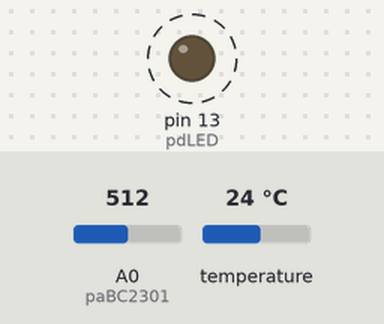
Recording of a sketch running on a simulated Arduino Uno, built with avr-gcc and run on an emulated ATmega328P. Parts: output pins drawn as LEDs (lit = HIGH). Dashed ring = blinking. Inputs (shaded band) come from the test bench; at power-on: A0 (paBC2301) = 512, temperature 24 °C. What the sketch prints to the serial monitor is not drawn.

Above: at 3.1 s.
3.2 s: A0 (paBC2301) set to 0
Timing chart, 0 to 11.1 s (numbered marks = the images above; inputs shaded):
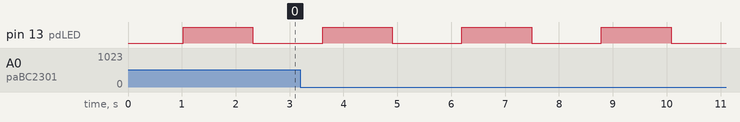

Measured:
- by itself, pin 13 (pdLED): alternates HIGH for 1.3 s and LOW for 1.3 s

The sketch:

test_DS18B20_digital_thermometer.ino
```cpp
#include <OneWire.h>

// OneWire DS18S20, DS18B20, DS1822 Temperature Example
//
// http://www.pjrc.com/teensy/td_libs_OneWire.html
//
// The DallasTemperature library can do all this work for you!
// http://milesburton.com/Dallas_Temperature_Control_Library

enum { BAUDRATE = 115200 };
enum { pdLED = 13 };
enum { pdOneWire = 10 };
enum { paBC2301 = 0 };      // the BC2301 NTC 10K thermistor, gold-orange-black-brown from tip

const float powerRail_v         =     3.3;
const float divider_Rfixed_ohms = 23156.0;
const float zeroC_degK          =   273.15;
const float rRef_ohms           = 10000.0;
const float tRef_degK           = 25.0 + zeroC_degK;
// a1, b1, c1, d1 consts for NTC thermistor
// BC2301 a.k.a. Vishay NTCLE100E3103 Mat A. with Bn = 3977K
const float abcd[] = { 3.354016E-03, 2.569850E-04, 2.620131E-06, 6.383091E-08 };

OneWire  ds( pdOneWire );  // a 4.7K resistor pullup is necessary

// we will average the thermometer values and do statistics on their
// deviations from this average value in Kelvin-sized degrees
enum { nMax = 10 };
float temps_degK [ nMax ];
uint32_t ids [ nMax ];
int n [ nMax ];
float x [ nMax ], x2 [ nMax ];


void setup(void) {

  pinMode ( pdLED, OUTPUT );

  Serial.begin ( BAUDRATE );
  while ( !Serial && ( millis() < 10000 ) ) {
    digitalWrite ( pdLED, ( millis() >> 7 ) & 0x01 );
  }

  for ( int i = 0; i < nMax; i++ ) {
    ids [ i ] = 0;
    n [ i ] = 0;
    x [ i ] = 0.0;
    x2 [ i ] = 0.0;
  }

}

void loop(void) {
  byte i;
  byte present = 0;
  byte type_s;
  byte data [ 12 ];
  byte addr [ 8 ];
  float celsius, fahrenheit;

  // run through all the visible one-wire devices

  int therm = 0;
  for ( int i = 0; i < nMax; i++ ) {
    temps_degK [ i ] = 0.0;
  }

  while ( ds.search ( addr ) ) {

    /*
      Format of addr ( 8 bytes )
         0 : CRC
        1-6: 48 bit serial number
         7 : family code ( 0x28 for DS18B20 )
    */

    /*
    Serial.print("ROM =");
    for( i = 0; i < 8; i++) {
      Serial.write(' ');
      Serial.print(addr[i], HEX);
    }
    */

    if (OneWire::crc8(addr, 7) != addr[7]) {
      Serial.println("CRC is not valid!");
      return;
    }
    // Serial.println();

    /*
    // the first ROM byte indicates which chip
    switch (addr[0]) {
      case 0x10:
        Serial.println("  Chip = DS18S20");  // or old DS1820
        type_s = 1;
        break;
      case 0x28:
        Serial.println("  Chip = DS18B20");
        type_s = 0;
        break;
      case 0x22:
        Serial.println("  Chip = DS1822");
        type_s = 0;
        break;
      default:
        Serial.println("Device is not a DS18x20 family device.");
        return;
    }
    */

    ds.reset();
    ds.select(addr);
    ds.write(0x44, 1);        // start conversion, with parasite power on at the end

    delay(1000);     // maybe 750ms is enough, maybe not
    // we might do a ds.depower() here, but the reset will take care of it.

    present = ds.reset();
    ds.select(addr);
    ds.write(0xBE);         // "read scratchpad memory"

    // Serial.print("  Data = ");
    // Serial.print(present, HEX);
    // Serial.print(" ");

    /*
      Scratchpad format ( 9 bytes ):
        0: temperature LSB
        1: temperature MSB
        2: TH register or user byte 1
        3: TL register or user byte 2
          The T register is for alarm signaling
        4: configuration register
          0 | R1 | R0 | 1 | 1 | 1 | 1 | 1
            binary R1R0 is additional bits resolution beyond 9
            ( so R1 = 1, R0 = 0 => 11 bits res )
        5: reserved
        6: reserved
        7: reserved
        8: CRC
    */
    for ( i = 0; i < 9; i++) {           // we need 9 bytes
      data[i] = ds.read();
      // Serial.print(data[i], HEX);
      // Serial.print(" ");
    }
    // Serial.print(" CRC=");
    // Serial.print(OneWire::crc8(data, 8), HEX);
    // Serial.println();

    // Convert the data to actual temperature
    // because the result is a 16 bit signed integer, it should
    // be stored to an "int16_t" type, which is always 16 bits
    // even when compiled on a 32 bit processor.
    int16_t raw = (data[1] << 8) | data[0];
    if (type_s) {
      raw = raw << 3; // 9 bit resolution default
      if (data[7] == 0x10) {
        // "count remain" gives full 12 bit resolution
        raw = (raw & 0xFFF0) + 12 - data[6];
      }
    } else {
      byte cfg = (data[4] & 0x60);
      // at lower res, the low bits are undefined, so let's zero them
      // note interesting way to make a mask: ~7 should be same as 0xFFF8
      //   is there a guarantee that ~7 is interpreted as 16-bit value?
      if (cfg == 0x00) raw = raw & ~7;  // 9 bit resolution, 93.75 ms
      else if (cfg == 0x20) raw = raw & ~3; // 10 bit res, 187.5 ms
      else if (cfg == 0x40) raw = raw & ~1; // 11 bit res, 375 ms
      //// default is 12 bit resolution, 750 ms conversion time
    }
    celsius = (float) raw / 16.0;
    fahrenheit = celsius * 1.8 + 32.0;
    Serial.print("  Temperature = ");
    Serial.print ( celsius + zeroC_degK );
    Serial.print ( "degK; " );
    Serial.print(celsius);
    Serial.print("degC; ");
    Serial.print(fahrenheit);
    Serial.println("degF");

    memcpy ( ( void * ) & ( ids [ therm ] ), ( void * ) & ( addr [ 1 ] ), 4 );
    temps_degK [ therm ] = celsius;
    therm++;

    digitalWrite ( pdLED, 1 - digitalRead ( pdLED ) );

  }  // walking through one-wire devices

  // Serial.println("No more addresses.");
  // Serial.println();
  ds.reset_search();

  // read thermistor
  int counts = analogRead ( paBC2301 );
  float vMeas = powerRail_v * float ( counts ) / 1024.0;  // voltage across the thermistor
  float aMeas = ( powerRail_v - vMeas ) / divider_Rfixed_ohms;  // through Rfixed
  float rMeas = vMeas / aMeas;
  if ( 0 ) {
    Serial.print ( "  Thermistor counts: " ); Serial.println ( counts );
    Serial.print ( "  Thermistor voltage drop: " ); Serial.println ( vMeas );
    Serial.print ( "  Current (milliamps): " ); Serial.println ( aMeas * 1000.0 );
    Serial.print ( "  Thermistor resistance: " ); Serial.println ( rMeas );
  }

  float lnR = log ( rMeas / rRef_ohms );  // where rRef_ohms is the reference temp of 25degC; in c, log is natural log
  float invT = abcd[0] + abcd[1] * lnR + abcd[2] * lnR * lnR + abcd[3] * lnR * lnR * lnR;
  float T_K = 1 / invT;
  float T_C = T_K - zeroC_degK;
  float T_F = T_C * 1.8 + 32.0;

  Serial.print ( "  Thermistor  = " );
  Serial.print ( T_K );
  Serial.print ( "degK; " );
  Serial.print ( T_C );
  Serial.print ( "degC; " );
  Serial.print ( T_F );
  Serial.print ( "degF" );

  Serial.print ( "\r\n\r\n" );

  temps_degK [ therm ] = T_C;
  therm++;

  digitalWrite ( pdLED, 1 - digitalRead ( pdLED ) );

  // now do statistics on the temperatures

  // average them:
  float sum = 0.0;
  for ( int i = 0; i < therm; i++ ) {
    sum += temps_degK [ i ];
  }

  float avg = sum / therm;
  // Serial.print ( "Avg temp: " ); Serial.println ( avg );

  for ( int i = 0; i < therm; i++ ) {
    n [ i ] ++;
    x [ i ] += temps_degK [ i ] - avg;
    x2 [ i ] += ( temps_degK [ i ] - avg ) * ( temps_degK [ i ] - avg );
  }

  // now report the stats from the moments

  for ( int i = 0; i < therm; i++ ) {
    float m, stDev;
		if ( n [ i ] > 0 ) {
      m = x [ i ] / n [ i ];
			if ( n [ i ] > 1 ) {
				// from WikiPedia; checks with Excel
				stDev = sqrt ( ( x2 [ i ]  - ( x [ i ] * x [ i ] ) / n [ i ] ) / ( n [ i ] - 1 ) );
			} else {
        stDev = 0.0;
      }
		} else {
      m = -5000.0;
      stDev = -5000.0;
    }

    Serial.print ( "n: " ); Serial.print ( n [ i ] );
    Serial.print ( "; id = " ); printID ( ( uint8_t * ) & ids [ i ] );
    Serial.print ( "; i = " ); Serial.print ( i );
    Serial.print ( ": m = " ); Serial.print ( m );
    Serial.print ( "; s = " ); Serial.print ( stDev );
    Serial.println ();
  }

  digitalWrite ( pdLED, 1 - digitalRead ( pdLED ) );

  Serial.println (); Serial.println ();
  delay(250);

}

void printID (uint8_t *data) {
  // note little-endian byte order
  Serial.print ( "0x" );
  for ( int i = 3; i >= 0; i-- ) {
    if ( data [ i ] < 0x10 ) Serial.print("0");
    Serial.print( data [ i ], HEX );
  }
}
```
